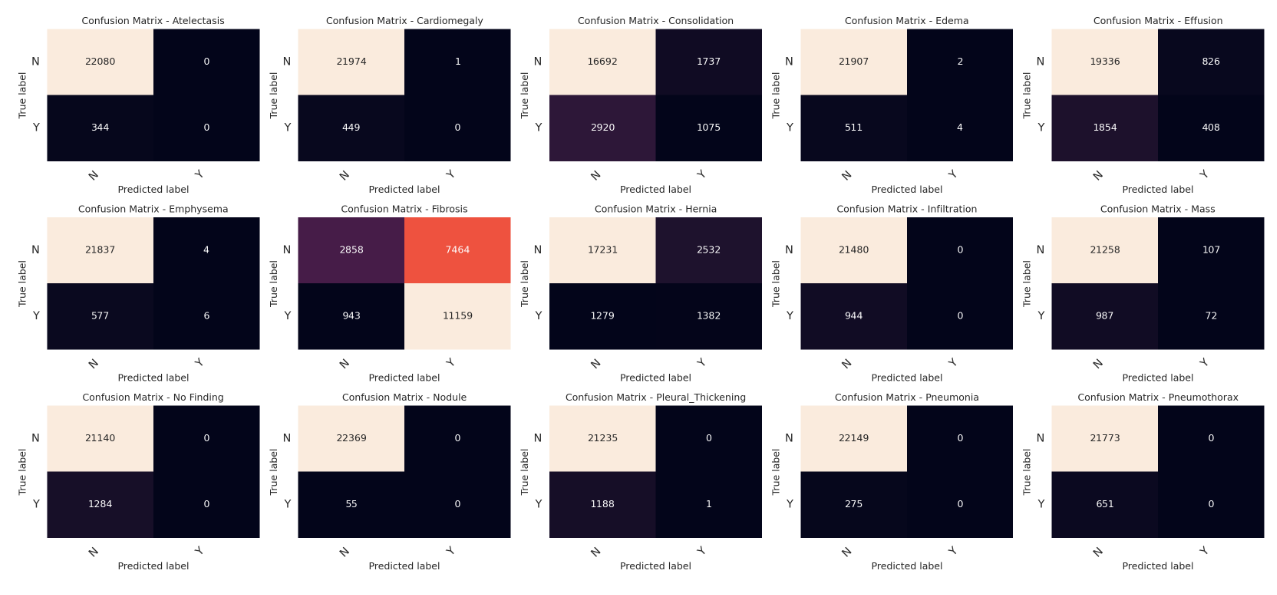
#> input picture Fine Tuning Results/1.2.png, 1277 x 595 px, given in place of image_2.png, which was not available
$ jupyter execute --allow-errors 'Epochs 48.ipynb'
#> lines starting #> are read from the running program, lines starting #| are printed output that depends on the picture
[cell 1]
from IPython.display import display, HTML
display(HTML("<style>.container { width:100% !important; }</style>"))

# from jupyterthemes import jtplot
# jtplot.style()

[cell 2]
# Define the desired width and height
new_width = 10000
new_height = 10000

# Apply interpolation using the desired method
image_path = 'D:\Datasets\GAN Images\Pleural_Thickening\image_2.png'  # Replace with the actual image path
#> (the rest of this cell did not finish here and is left out)

[cell 3]
import cv2
import matplotlib.pyplot as plt

image_path = 'D:\Datasets\GAN Images\Pleural_Thickening\image_2.png'  # Replace with the actual image path
image = cv2.imread(image_path)
#> image is the input picture: shape (595, 1277, 3); mean B, G, R 154.7, 147.6, 151.7

if image is not None:
    kernel_size = (15, 15)  # Define the kernel size as a tuple
    sigma = 10  # Define the sigma value

    blurred_image = cv2.GaussianBlur(image, kernel_size, 0)
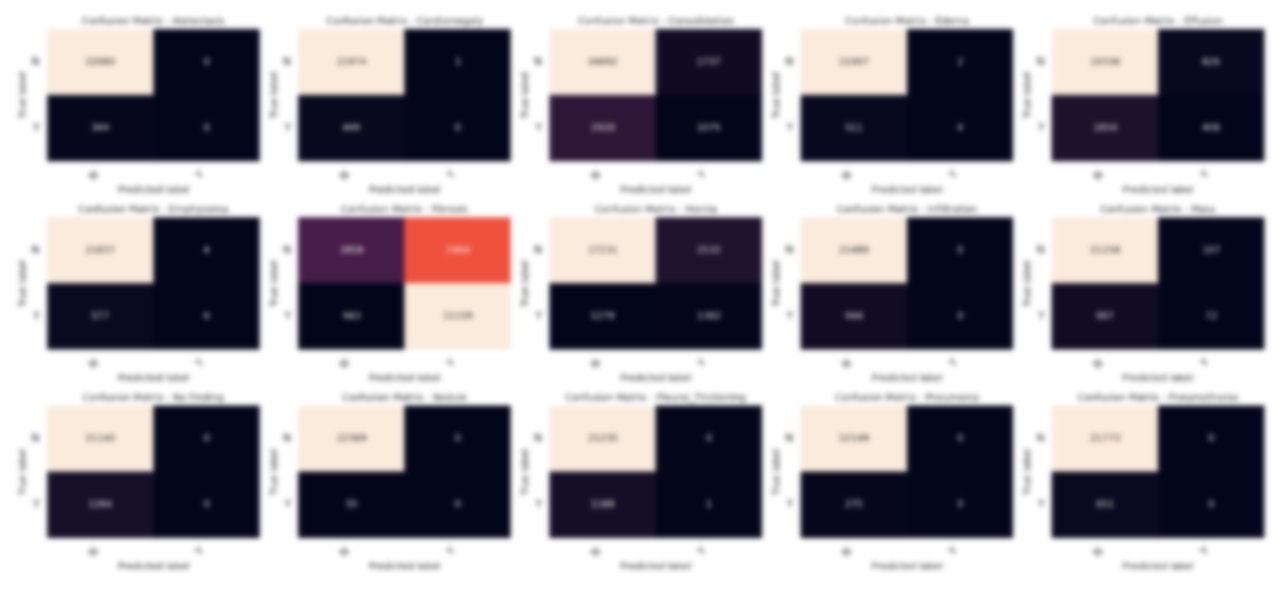
#> blurred_image: shape (595, 1277, 3); mean B, G, R 154.7, 147.6, 151.7
#     blurred_image = cv2.bilateralFilter(image, 13, 300, 300)

    # Display the original image
    plt.figure(figsize=(33, 33))
#> (this line was passed over: IPython is not available in this run)
    plt.subplot(121)
#> (this line was passed over: IPython is not available in this run)
    plt.imshow(cv2.cvtColor(image, cv2.COLOR_BGR2RGB))
#> (this line was passed over: IPython is not available in this run)
    plt.title('Original Image')
#> (this line was passed over: IPython is not available in this run)
    plt.axis('off')
#> (this line was passed over: IPython is not available in this run)

    # Display the blurred image
    plt.subplot(122)
#> (this line was passed over: IPython is not available in this run)
    plt.imshow(cv2.cvtColor(blurred_image, cv2.COLOR_BGR2RGB))
#> (this line was passed over: IPython is not available in this run)
    plt.title('Blurred Image')
    plt.axis('off')

    plt.show()
else:
    print('Image not found or unable to load.')


$ run again, on Confusion Matrixes & ROC-AUC Curves/CM_DenseNet121_10_Epochs.jpg
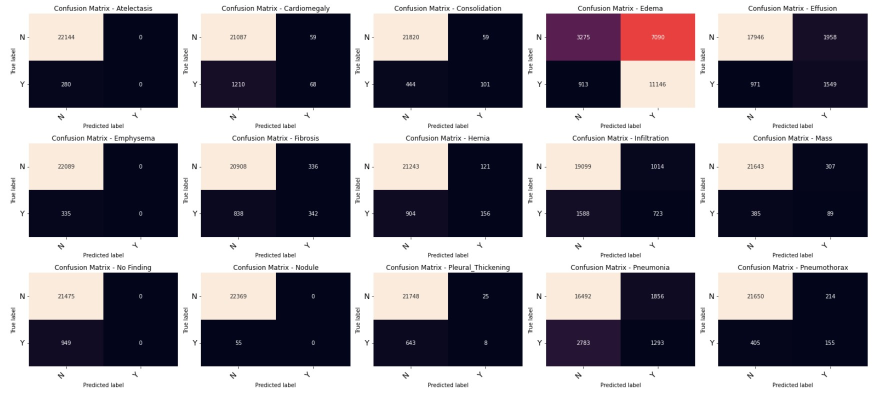
#> input picture Confusion Matrixes & ROC-AUC Curves/CM_DenseNet121_10_Epochs.jpg, 1743 x 792 px, given in place of image_2.png, which was not available (shown at 1/2 size)
#> image is the input picture: shape (792, 1743, 3); mean B, G, R 144.5, 136.9, 141.5
#> `blurred_image = cv2.GaussianBlur(image, kernel_size, 0)`:
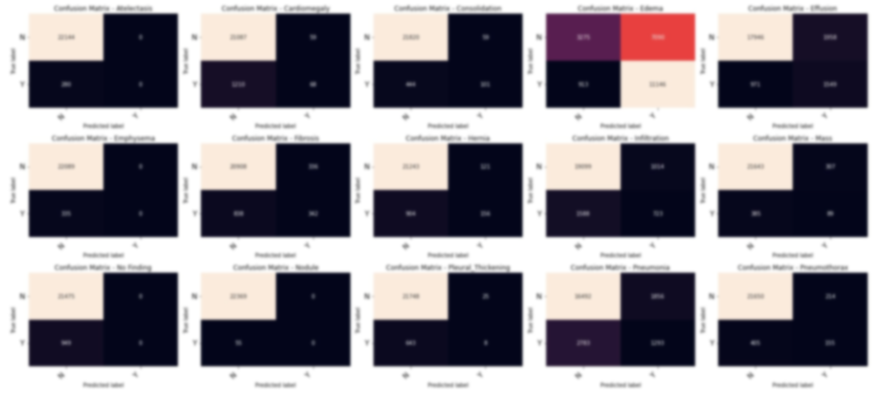
#> blurred_image: shape (792, 1743, 3) (shown at 1/2 size); mean B, G, R 144.5, 136.9, 141.5

$ run again, on Confusion Matrixes & ROC-AUC Curves/CM_EfficientNetB4_5_Epochs.jpg
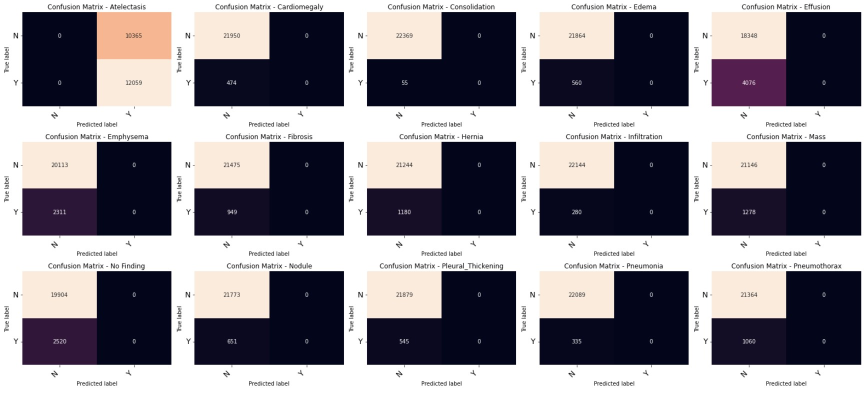
#> input picture Confusion Matrixes & ROC-AUC Curves/CM_EfficientNetB4_5_Epochs.jpg, 1730 x 788 px, given in place of image_2.png, which was not available (shown at 1/2 size)
#> image is the input picture: shape (788, 1730, 3); mean B, G, R 143.9, 136.5, 140.2
#> `blurred_image = cv2.GaussianBlur(image, kernel_size, 0)`:
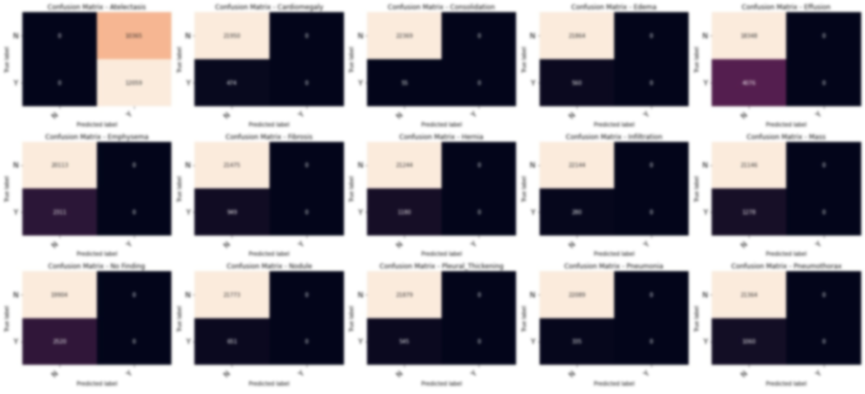
#> blurred_image: shape (788, 1730, 3) (shown at 1/2 size); mean B, G, R 143.9, 136.5, 140.2
